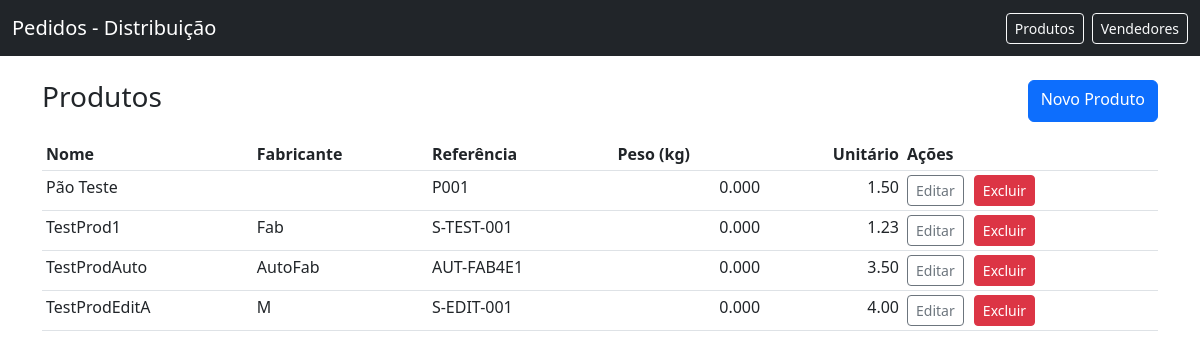
/products, run on an earlier commit of the app's database.
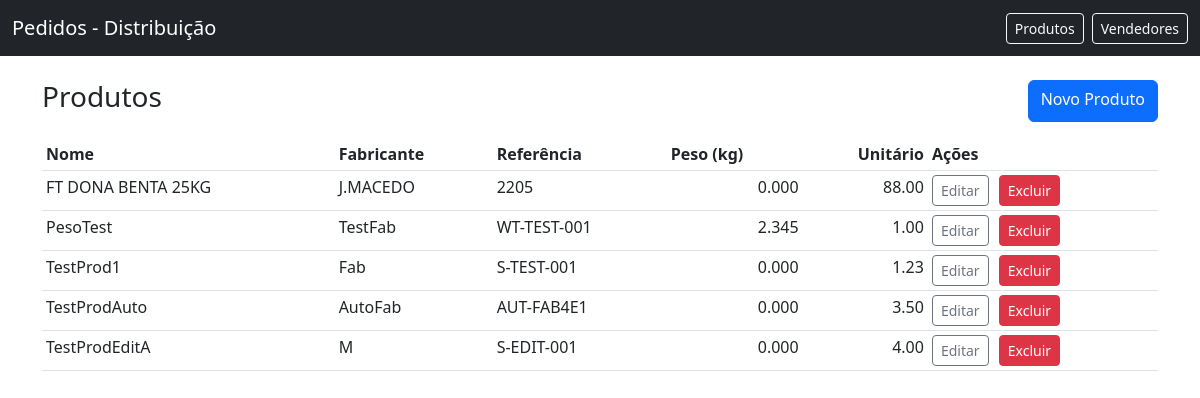
And on a later commit of the database.
### app/models.py (models this page shows)
class Product(db.Model):
    id = db.Column(db.Integer, primary_key=True)
    name = db.Column(db.String(200), nullable=False)
    manufacturer = db.Column(db.String(200))
    sku = db.Column(db.String(100), unique=True)
    unit_price = db.Column(db.Float, default=0.0)
    weight = db.Column(db.Float, default=0.0)

### app/routes.py (the view)
@bp.route('/products')
def products():
    ps = Product.query.order_by(Product.name).all()
    return render_template('products.html', products=ps)

### app/templates/products.html
{% extends 'layout.html' %}
{% block content %}
  <div class="d-flex justify-content-between mb-3">
    <h3>Produtos</h3>
    <a class="btn btn-primary" href="{{ url_for('main.new_product') }}">Novo Produto</a>
  </div>
  <table class="table table-sm">
    <thead>
      <tr><th>Nome</th><th>Fabricante</th><th>Referência</th><th>Peso (kg)</th><th class="text-end">Unitário</th><th>Ações</th></tr>
    </thead>
    <tbody>
      {% for p in products %}
        <tr>
          <td>{{ p.name }}</td>
          <td>{{ p.manufacturer or '' }}</td>
          <td>{{ p.sku }}</td>
          <td class="text-end">{{ '%.3f'|format(p.weight or 0.0) }}</td>
          <td class="text-end">{{ '%.2f'|format(p.unit_price or 0.0) }}</td>
          <td>
            <a class="btn btn-sm btn-outline-secondary" href="{{ url_for('main.edit_product', product_id=p.id) }}">Editar</a>
            <form method="post" action="{{ url_for('main.delete_product', product_id=p.id) }}" style="display:inline-block; margin-left:6px;" onsubmit="return confirm('Remover produto {{ p.name }}?');">
              <button class="btn btn-sm btn-danger" type="submit">Excluir</button>
            </form>
          </td>
        </tr>
      {% endfor %}
    </tbody>
  </table>
{% endblock %}

What changed in the data, as far as the page shows it:
changed Product: name "Pão Teste" → "FT DONA BENTA 25KG"; manufacturer (not shown) → "J.MACEDO"; sku "P001" → "2205"; unit_price "1.50" → "88.00"
added Product: name "PesoTest", manufacturer "TestFab", sku "WT-TEST-001", weight "2.345", unit_price "1.00"
